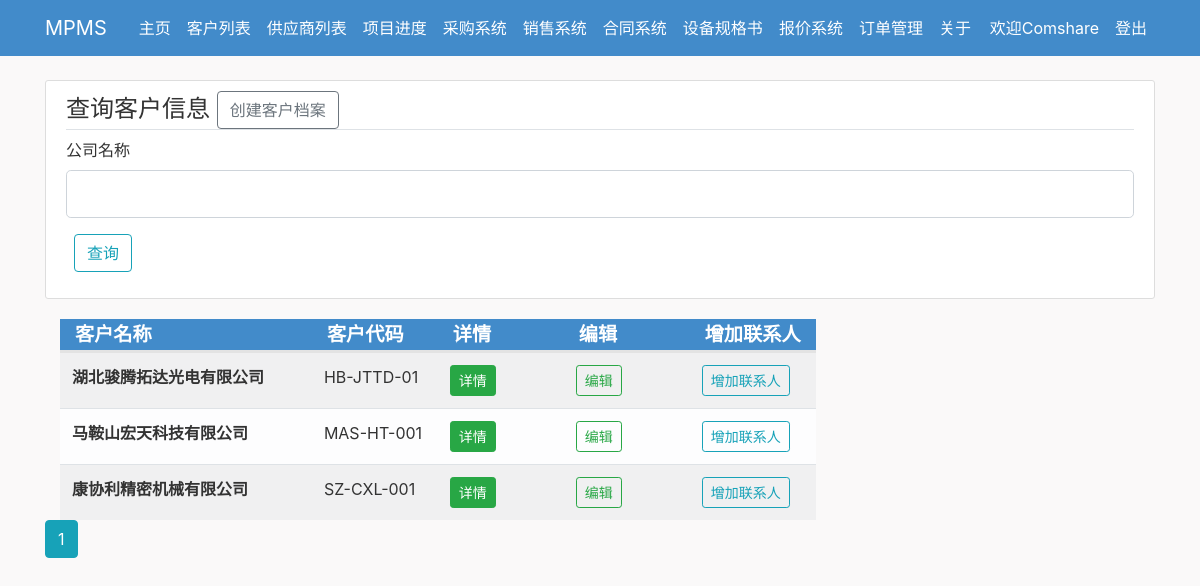
Page /guest (signed in) on the committed database.
### MPMS_files/models.py (models this page shows, shortened)
class User(db.Model, UserMixin):
    id = db.Column(db.Integer, primary_key=True)
    username = db.Column(db.String(20), unique=True, nullable=False)
    email = db.Column(db.String(50), unique=True, nullable=False)
    account_image = db.Column(db.String(50), nullable=False, default="default.jpg")
    group = db.Column(db.String(50), nullable=False, default='CH')
    password = db.Column(db.String(100), nullable=False)
    posts = db.relationship('Post', backref="author", lazy=True)
    cases = db.relationship('Case', backref="author", lazy=True)
    vendor = db.relationship('VendorAuthor', backref='author', lazy=True)

class Guest(db.Model):
    id = db.Column(db.Integer, primary_key=True)
    guest_name = db.Column(db.String(30), nullable=False, unique=True)
    guest_code = db.Column(db.String(30), nullable=False, unique=True)
    address = db.Column(db.String(50), nullable=False)
    contacts = db.relationship("GuestContact", backref="company_title", lazy=True)
    cases = db.relationship("Case", backref="company_title", lazy=True)

### MPMS_files/routes.py (the view)
@app.route("/guest", methods=["POST", "GET"])
@login_required
def guest():
    form = QueryCompanyForm()
    per_page = 10
    if form.validate_on_submit():
        page = request.args.get('page', 1, type=int)
        guests = Guest.query.filter(Guest.guest_name.like(f"%{form.guest_name.data}%")).paginate(per_page=per_page)
        if guests.items:
            flash(f'查询到客户{form.guest_name.data}', 'success')
        else:
            flash(f'未查询到客户{form.guest_name.data}', 'danger')
        return render_template("guest.html", guests=guests, title="客户列表", form=form, page=1)
    else:
        page = request.args.get('page', 1, type=int)
        guests = Guest.query.paginate(per_page=per_page)
        return render_template("guest.html", guests=guests, title="客户列表", form=form)

### MPMS_files/forms.py
class QueryCompanyForm(FlaskForm):
    guest_name = StringField("公司名称", validators=[DataRequired(message="输入公司名称")])
    submit_query = SubmitField("查询")

### MPMS_files/models.py (called while the page is built)
@login_manager.user_loader
def lode_user(user_id):
    return User.query.get(user_id)

### MPMS_files/templates/guest.html (shortened to what this page needs)
{% extends "general_layout.html" %}
{% block content %}
    <div class="content-section">
        <form method="POST" ,action="" novalidate>
            <fieldset class="form-group">
                <legend class="border-bottom mk-4">查询客户信息
                    <a class="btn btn-outline-secondary" href="{{ url_for('create_guest') }}">创建客户档案</a>
                </legend>
                <div class="for-group">
                    {{ form.guest_name.label(class= 'form-control-label') }}
                    {% if form.guest_name.errors %}
                        {{ form.guest_name(class='form-control form-control-lg is-invalid') }}
                        <div class="invalid-feedback">
                            {% for error in form.guest_name.errors %}
                                <span>
                                    {{ error }}
                                </span>
                            {% endfor %}
                        </div>
                    {% else %}
                        {{ form.guest_name(class='form-control form-control-lg') }}
                    {% endif %}
                </div>
            </fieldset>
            <div class="form-group">
                {{ form.submit_query(class='btn btn-outline-info ml-2') }}
            </div>
        </form>
    </div>
    <div class="container">
        <table class="table-light table-hover table-striped">
            <thead>
            <tr class="table-heading">
                <th class="col-sm-4" scope="col">客户名称</th>
                <th class="col-sm-2" scope="col">客户代码</th>
                <th class="col-sm-2" scope="col">详情</th>
                <th class="col-sm-2" scope="col">编辑</th>
                <th class="col-sm-2" scope="col">增加联系人</th>
            </tr>
            </thead>
            <tbody>
            {% for guest in guests.items %}
                <tr class="table">
                    <th scope="row">{{ guest.guest_name }}</th>
                    <td>{{ guest.guest_code }}</td>
                    <td>
                        <a class="btn btn-success btn-sm" href="{{ url_for('guest_detail',guest_id=guest.id) }}">详情</a>
                    </td>
                    <td>
                        <a class="btn btn-outline-success btn-sm"
                           href="{{ url_for('update_guest',guest_id=guest.id) }}">编辑</a>
                    </td>
                    <td>
                        <a class="btn btn-outline-info btn-sm"
                           href="{{ url_for('add_guest_contact',guest_id=guest.id) }}">增加联系人</a>
                    </td>
                </tr>
            {% endfor %}
            </tbody>
        </table>
    </div>
    {% for page_num in guests.iter_pages(left_edge=1,right_edge=1,left_current=1,right_current=2) %}
        {% if page_num %}
            {% if page_num == guests.page %}
                <a class="btn btn-info mb-3" href="{{ url_for('guest',page=page_num) }}">{{ page_num }}</a>
            {% else %}
                <a class="btn btn-outline-info mb-3" href="{{ url_for('guest',page=page_num) }}">{{ page_num }}</a>
            {% endif %}
        {% else %}
            ...
        {% endif %}
    {% endfor %}
{% endblock %}

### MPMS_files/templates/general_layout.html (shortened to what this page needs)
<!DOCTYPE html>
<html>
<head>
    <link rel="stylesheet" href="https://maxcdn.bootstrapcdn.com/bootstrap/4.0.0/css/bootstrap.min.css"
>
    <link rel="stylesheet" type="text/css" href="{{ url_for('static',filename='main.css') }}">
</head>
<body>
<header class="site-header">
    <nav class="navbar navbar-expand-md navbar-dark bg-steel fixed-top">
        <div class="container">
            <a class="navbar-brand mr-4" href="/">MPMS</a>
            <div class="collapse navbar-collapse" id="navbarToggle">
                <div class="navbar-nav mr-auto">
                    <a class="nav-item nav-link" href={{ url_for("index") }}>主页</a>
                    <a class="nav-item nav-link" href={{ url_for("guest") }}>客户列表</a>
                    <a class="nav-item nav-link" href={{ url_for("vendor") }}>供应商列表</a>
                    <a class="nav-item nav-link" href="#">项目进度</a>
                    <a class="nav-item nav-link" href="#">采购系统</a>
                    <a class="nav-item nav-link" href="#">销售系统</a>
                    <a class="nav-item nav-link" href="#">合同系统</a>
                    <a class="nav-item nav-link" href="#">设备规格书</a>
                    <a class="nav-item nav-link" href="#">报价系统</a>
                    <a class="nav-item nav-link" href="#">订单管理</a>
                    <a class="nav-item nav-link" href="#">关于</a>
                </div>
                <div class="navbar-nav">
                    {% if current_user.is_authenticated %}
                        <a class="nav-item nav-link" href= {{ url_for("account") }}>欢迎{{ current_user.group }}</a>
                        <a class="nav-item nav-link" href={{ url_for("logout") }}>登出</a>
                    {% else %}
                        <a class="nav-item nav-link" href={{ url_for('login') }}>登录</a>
                        <a class="nav-item nav-link" href={{ url_for('register') }}>注册</a>
                    {% endif %}
                </div>
            </div>
        </div>
    </nav>
</header>
<main role="main" class="container">
    <div class="row">
        <div class="col-md-12">
            {% block content %}{% endblock %}
        </div>
    </div>
</main>
</body>
</html>

### MPMS_files/static/main.css (style rules this page uses)
body { background: #faf9f9; color: #333333; margin-top: 5rem; }
.bg-steel { background-color: #428bca; }
.site-header .navbar-nav .nav-link { color: #ffffff; }
.content-section { background: #ffffff; padding: 10px 20px; border: 1px solid #dddddd; border-radius: 3px; margin-bottom: 20px; }
.table-heading { font-size: 1.2rem; color: #ffffff; border-bottom: 3px solid #e3e3e3; background: #428bca; }

### rows in the picture
User: group "Comshare"
Guest: guest_name "湖北骏腾拓达光电有限公司", guest_code "HB-JTTD-01"
Guest: guest_name "马鞍山宏天科技有限公司", guest_code "MAS-HT-001"
Guest: guest_name "康协利精密机械有限公司", guest_code "SZ-CXL-001"

### other values in the picture
{{ page_num }} "1"
